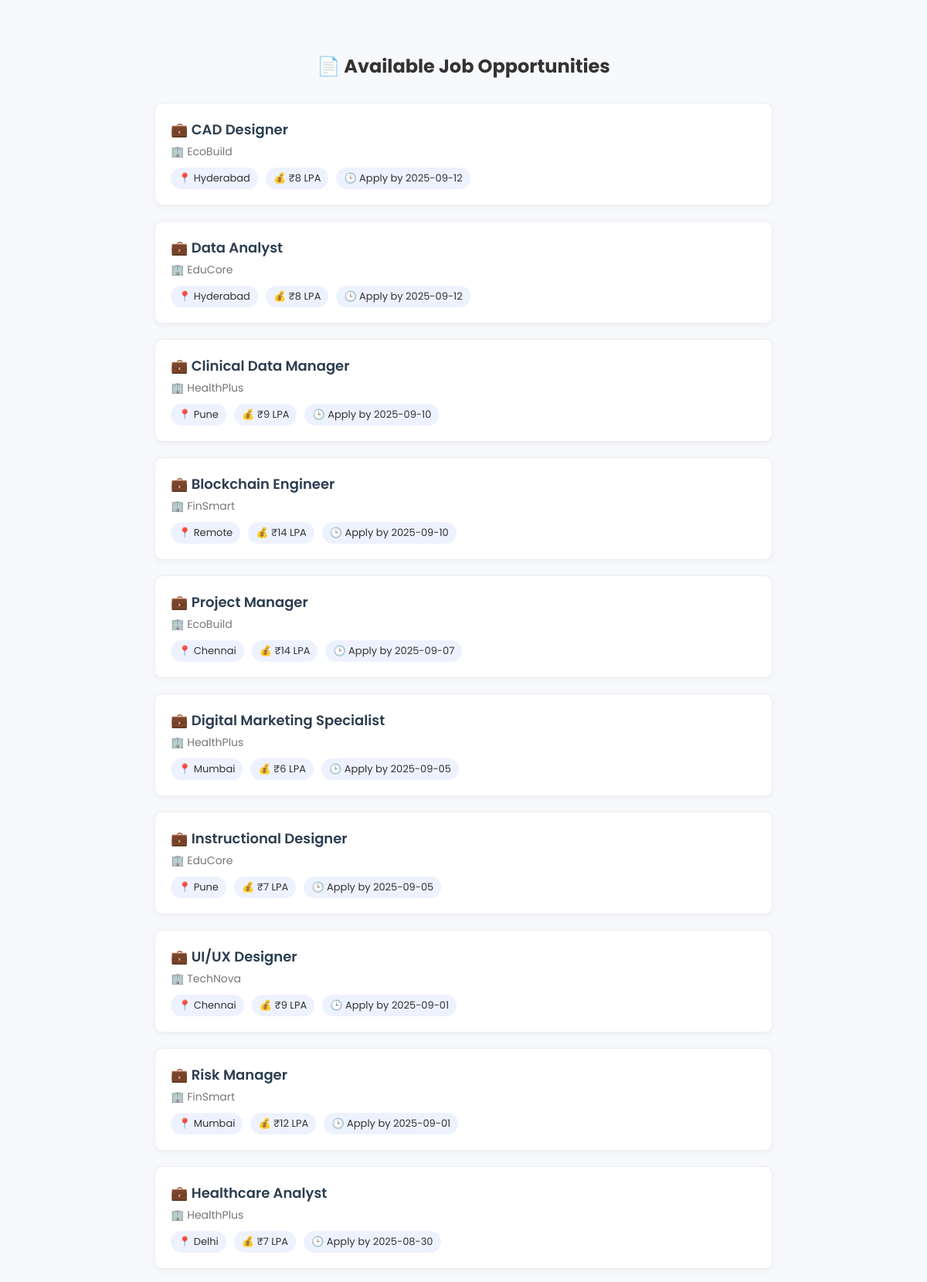
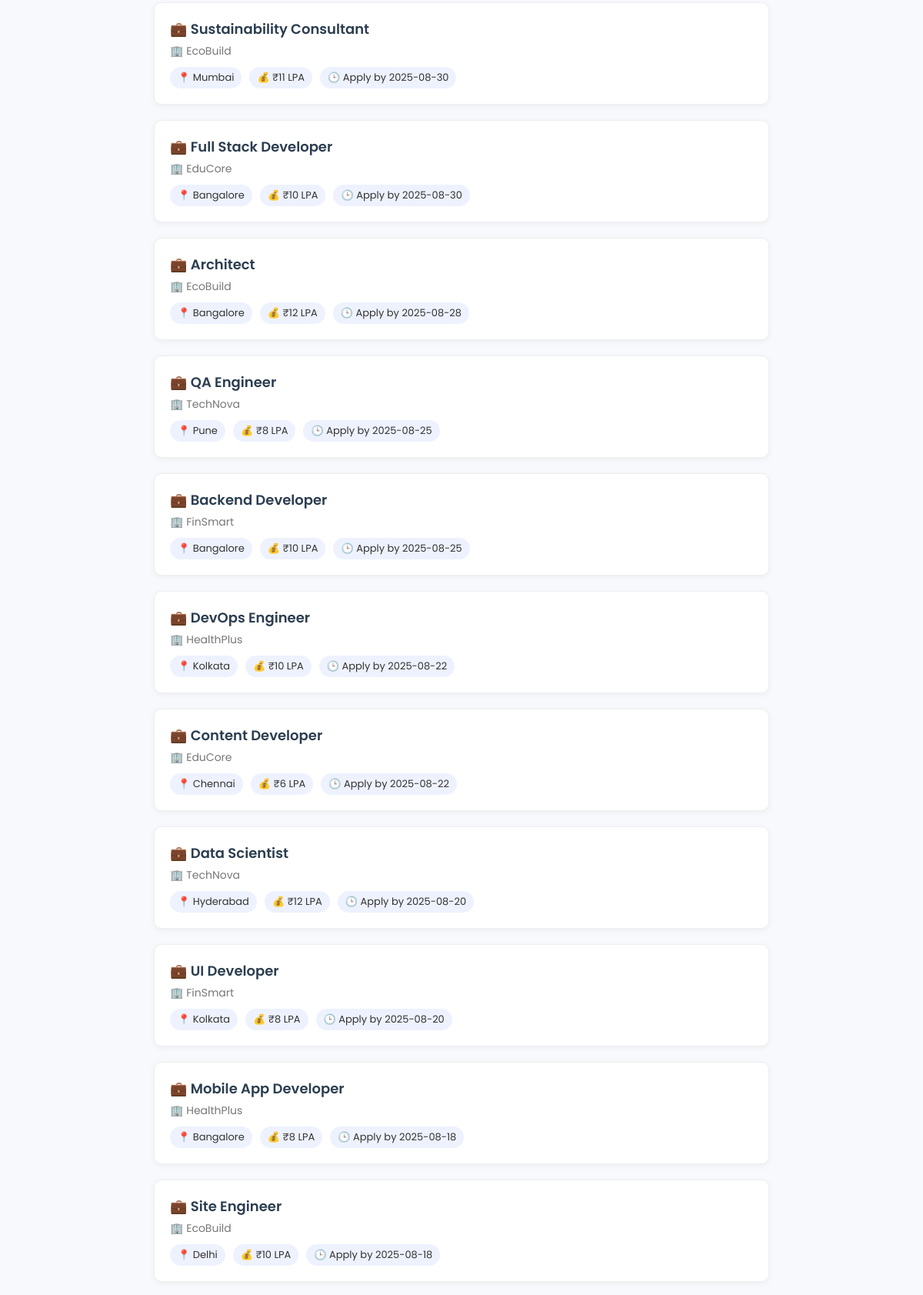
The app's page /Admin/job-list.php (upper part) with its own data (2 pictures, top to bottom).
### tables this page shows
CREATE TABLE IF NOT EXISTS jobs (
    id int NOT NULL AUTO_INCREMENT,
    company_id int NOT NULL,
    title varchar(100) NOT NULL,
    description text,
    allowed_streams text,
    salary varchar(50) DEFAULT NULL,
    location varchar(100) DEFAULT NULL,
    last_date_to_apply date DEFAULT NULL,
    PRIMARY KEY (id),
    KEY company_id (company_id)
);

CREATE TABLE IF NOT EXISTS companies (
    id int NOT NULL AUTO_INCREMENT,
    name varchar(100) NOT NULL,
    description text,
    website varchar(255) DEFAULT NULL,
    logo_path varchar(255) DEFAULT NULL,
    created_at datetime DEFAULT CURRENT_TIMESTAMP,
    PRIMARY KEY (id)
);

### db-functions.php (called while the page is built, shortened)
<?php
function getConnection() {
    static $conn = null;
    if ($conn === null) {
        $host = "localhost";
        $user = "root";
        $pass = "";
        $dbname = "campushire";
        $conn = mysqli_connect($host, $user, $pass, $dbname);
    }
    return $conn;
}
function getAllJobs() {
    $conn = getConnection();
    $query = "SELECT j.*, c.name as company_name FROM jobs j JOIN companies c ON j.company_id = c.id ORDER BY j.last_date_to_apply DESC";
    $result = mysqli_query($conn, $query);
    $jobs = [];
    while ($row = mysqli_fetch_assoc($result)) {
        $jobs[] = $row;
    }
    return $jobs;
}
?>

### Admin/job-list.php (the view, shortened to what this page needs)
<?php
require_once '../db-functions.php';
$jobs = getAllJobs();
?>
<!DOCTYPE html>
<html lang="en">
<head>
</head>
<body>
    <h2>📄 Available Job Opportunities</h2>
    <div class="job-container">
        <?php if (empty($jobs)): ?>
            <p class="no-jobs">No job postings found.</p>
        <?php else: ?>
            <?php foreach ($jobs as $job): ?>
                <a class="link-wrapper" href="view-job.php?id=<?= $job['id'] ?>">
                    <div class="job-card">
                        <div class="job-title">💼 <?= htmlspecialchars($job['title']) ?></div>
                        <div class="company">🏢 <?= htmlspecialchars($job['company_name']) ?></div>
                        <div class="job-info">
                            <div class="badge">📍 <?= htmlspecialchars($job['location']) ?></div>
                            <div class="badge">💰 <?= htmlspecialchars($job['salary']) ?></div>
                            <div class="badge">🕒 Apply by <?= htmlspecialchars($job['last_date_to_apply']) ?></div>
                        </div>
                    </div>
                </a>
            <?php endforeach; ?>
        <?php endif; ?>
    </div>
</body>
</html>

### Admin/job-list.php (style rules this page uses)
body { font-family: 'Poppins', sans-serif; background: #f8f9fc; padding: 40px; }
h2 { text-align: center; color: #333; margin-bottom: 30px; }
.job-container { max-width: 800px; margin: auto; display: flex; flex-direction: column; gap: 20px; }
.job-card { background: #fff; padding: 20px; border-radius: 10px; box-shadow: 0 2px 8px rgba(0, 0, 0, 0.05); cursor: pointer; border: 1px solid #eee; transition: 0.2s; }
.job-title { font-size: 18px; font-weight: 600; margin-bottom: 5px; color: #2c3e50; }
.company { color: #777; font-size: 14px; margin-bottom: 10px; }
.job-info { font-size: 14px; color: #444; display: flex; flex-wrap: wrap; gap: 10px; }
.badge { background: #eef2ff; padding: 4px 10px; border-radius: 20px; font-size: 13px; color: #333; }
.link-wrapper { text-decoration: none; color: inherit; }

### records on screen
jobs: title "CAD Designer", company.name "EcoBuild", location "Hyderabad", salary "₹8 LPA", last_date_to_apply "2025-09-12"
jobs: title "Data Analyst", company.name "EduCore", location "Hyderabad", salary "₹8 LPA", last_date_to_apply "2025-09-12"
jobs: title "Clinical Data Manager", company.name "HealthPlus", location "Pune", salary "₹9 LPA", last_date_to_apply "2025-09-10"
jobs: title "Blockchain Engineer", company.name "FinSmart", location "Remote", salary "₹14 LPA", last_date_to_apply "2025-09-10"
jobs: title "Project Manager", company.name "EcoBuild", location "Chennai", salary "₹14 LPA", last_date_to_apply "2025-09-07"
jobs: title "Digital Marketing Specialist", company.name "HealthPlus", location "Mumbai", salary "₹6 LPA", last_date_to_apply "2025-09-05"
jobs: title "Instructional Designer", company.name "EduCore", location "Pune", salary "₹7 LPA", last_date_to_apply "2025-09-05"
jobs: title "UI/UX Designer", company.name "TechNova", location "Chennai", salary "₹9 LPA", last_date_to_apply "2025-09-01"
jobs: title "Risk Manager", company.name "FinSmart", location "Mumbai", salary "₹12 LPA", last_date_to_apply "2025-09-01"
jobs: title "Healthcare Analyst", company.name "HealthPlus", location "Delhi", salary "₹7 LPA", last_date_to_apply "2025-08-30"
jobs: title "Sustainability Consultant", company.name "EcoBuild", location "Mumbai", salary "₹11 LPA", last_date_to_apply "2025-08-30"
jobs: title "Full Stack Developer", company.name "EduCore", location "Bangalore", salary "₹10 LPA", last_date_to_apply "2025-08-30"
jobs: title "Architect", company.name "EcoBuild", location "Bangalore", salary "₹12 LPA", last_date_to_apply "2025-08-28"
jobs: title "QA Engineer", company.name "TechNova", location "Pune", salary "₹8 LPA", last_date_to_apply "2025-08-25"
jobs: title "Backend Developer", company.name "FinSmart", location "Bangalore", salary "₹10 LPA", last_date_to_apply "2025-08-25"
jobs: title "DevOps Engineer", company.name "HealthPlus", location "Kolkata", salary "₹10 LPA", last_date_to_apply "2025-08-22"
jobs: title "Content Developer", company.name "EduCore", location "Chennai", salary "₹6 LPA", last_date_to_apply "2025-08-22"
jobs: title "Data Scientist", company.name "TechNova", location "Hyderabad", salary "₹12 LPA", last_date_to_apply "2025-08-20"
jobs: title "UI Developer", company.name "FinSmart", location "Kolkata", salary "₹8 LPA", last_date_to_apply "2025-08-20"
jobs: title "Mobile App Developer", company.name "HealthPlus", location "Bangalore", salary "₹8 LPA", last_date_to_apply "2025-08-18"
jobs: title "Site Engineer", company.name "EcoBuild", location "Delhi", salary "₹10 LPA", last_date_to_apply "2025-08-18"
